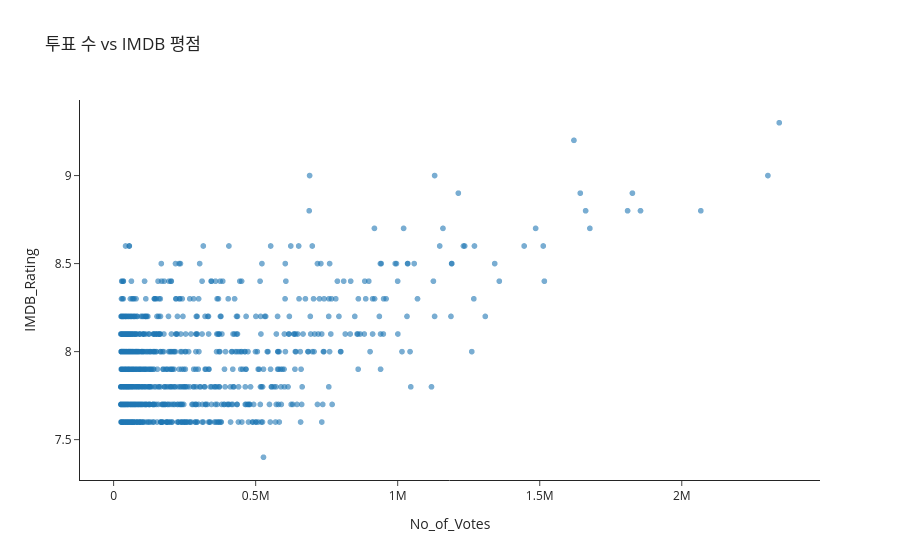

Notebook code for this chart:
### Code cell
fig = px.scatter(
    imdb,
    x='No_of_Votes',
    y='IMDB_Rating',
    hover_name='Series_Title',
    hover_data=['Released_Year', 'Genre'],
    title='투표 수 vs IMDB 평점',
    template='simple_white',
    opacity=0.6
)

fig.show()

### Figure 1 — Plotly figure (JSON) as saved in the notebook; plotly's stock layout.template omitted (floating-point values rounded to 4 significant figures; data arrays with more than 128 entries replaced by an {"elided": "..."} marker saying what was removed)
{"data": [{"customdata": {"elided": "1001x2 mixed values"}, "hovertemplate": "<b>%{hovertext}</b><br><br>No_of_Votes=%{x}<br>IMDB_Rating=%{y}<br>Released_Year=%{customdata[0]}<br>Genre=%{customdata[1]}<extra></extra>", "hovertext": {"elided": "1001 str values"}, "legendgroup": "", "marker": {"color": "#1F77B4", "opacity": 0.6, "symbol": "circle"}, "mode": "markers", "name": "", "showlegend": false, "type": "scattergl", "x": {"elided": "1001 int values"}, "xaxis": "x", "y": {"elided": "1001 float values"}, "yaxis": "y"}], "layout": {"legend": {"tracegroupgap": 0}, "title": {"text": "투표 수 vs IMDB 평점"}, "xaxis": {"anchor": "y", "domain": [0, 1], "title": {"text": "No_of_Votes"}}, "yaxis": {"anchor": "x", "domain": [0, 1], "title": {"text": "IMDB_Rating"}}}}
